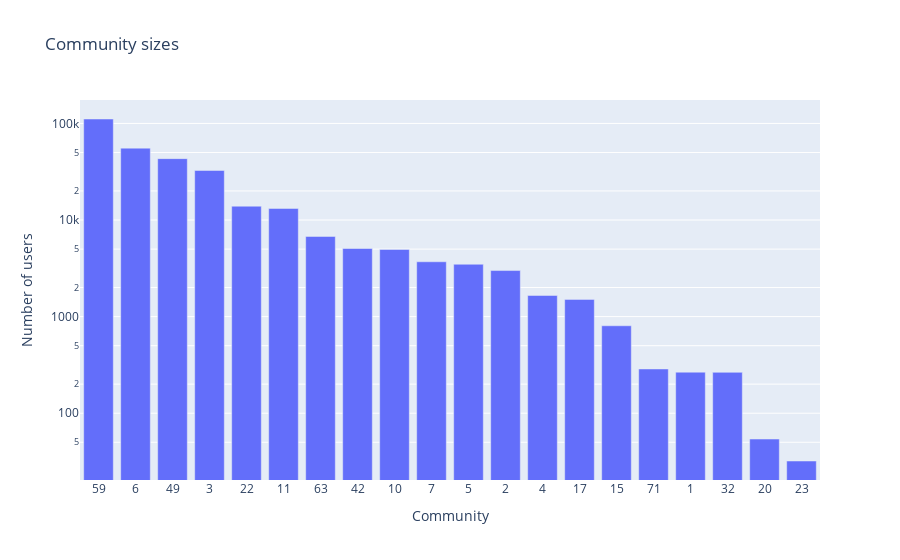

Here is the notebook cell this chart was saved with:
### Code cell
comm_nums, lens = list(zip(*sorted_comms[:20]))
px.bar(x=comm_nums, y=lens, log_y=True, title="Community sizes", labels=dict(x='Community', y='Number of users'))

### Figure 1 — Plotly figure (JSON) as saved in the notebook; plotly's stock layout.template omitted (floating-point values rounded to 4 significant figures)
{"data": [{"alignmentgroup": "True", "hovertemplate": "Community=%{x}<br>Number of users=%{y}<extra></extra>", "legendgroup": "", "marker": {"color": "#636efa"}, "name": "", "offsetgroup": "", "orientation": "v", "showlegend": false, "textposition": "auto", "type": "bar", "x": ["59", "6", "49", "3", "22", "11", "63", "42", "10", "7", "5", "2", "4", "17", "15", "71", "1", "32", "20", "23"], "xaxis": "x", "y": [111205, 55514, 43234, 32602, 13910, 13182, 6763, 5072, 4960, 3698, 3485, 2999, 1656, 1508, 804, 287, 266, 265, 54, 32], "yaxis": "y"}], "layout": {"autosize": true, "barmode": "relative", "legend": {"tracegroupgap": 0}, "title": {"text": "Community sizes"}, "xaxis": {"anchor": "y", "autorange": true, "domain": [0, 1], "range": [-0.5, 19.5], "title": {"text": "Community"}, "type": "category"}, "yaxis": {"anchor": "x", "autorange": true, "domain": [0, 1], "range": [1.308, 5.243], "title": {"text": "Number of users"}, "type": "log"}}}
